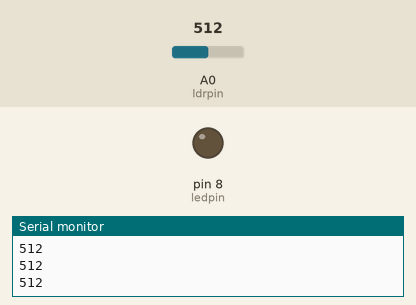
Recording of a sketch running on a simulated Arduino Uno, built with avr-gcc and run on an emulated ATmega328P. Parts: output pins drawn as LEDs (lit = HIGH), the last lines printed to the serial monitor. The inputs (shaded band) are chosen by the test bench; at power-on: A0 (ldrpin) = 512.

Above: at 1.2 s.
1.3 s: A0 (ldrpin) set to 77
2.8 s: A0 (ldrpin) set to 66
At 3.8 s:
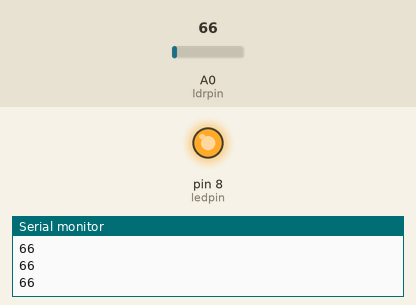
4.3 s: A0 (ldrpin) set to 122
At 4.9 s:
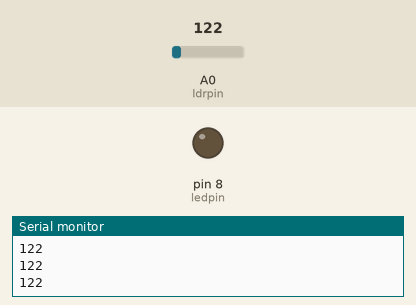
5.8 s: A0 (ldrpin) set to 60
At 6.1 s:
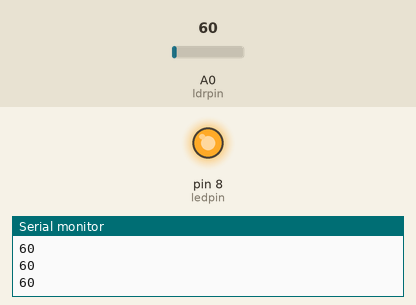
Timing chart, 0 to 8.3 s (numbered marks = the images above; inputs shaded):
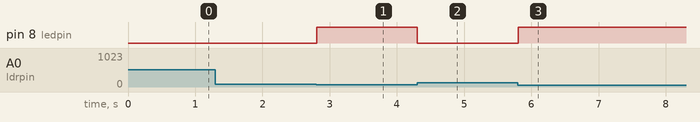

Measured:
- the behaviour switches between 71 and 70 on A0 (ldrpin) (found by bisection; images 0 and 1)
- after the input at 2.8 s, pin 8 (ledpin): LOW → HIGH at once
- after the input at 4.3 s, pin 8 (ledpin): HIGH → LOW at once
- after the input at 5.8 s, pin 8 (ledpin): LOW → HIGH at once

The sketch:

ldr.ino
```cpp
int ldrpin = A0;
int ledpin = 8;
int readvalue;
int threshold = 70;
int wait = 1000;

void setup() {
  Serial.begin(9600);
  pinMode(ldrpin , INPUT);
  pinMode(ledpin, OUTPUT);


}

void loop() {

  readvalue = analogRead(ldrpin);
  Serial.println(readvalue);

  if(readvalue > threshold){
    digitalWrite(ledpin,LOW);

  }
  else{
    digitalWrite(ledpin,HIGH);
  }

}
```
